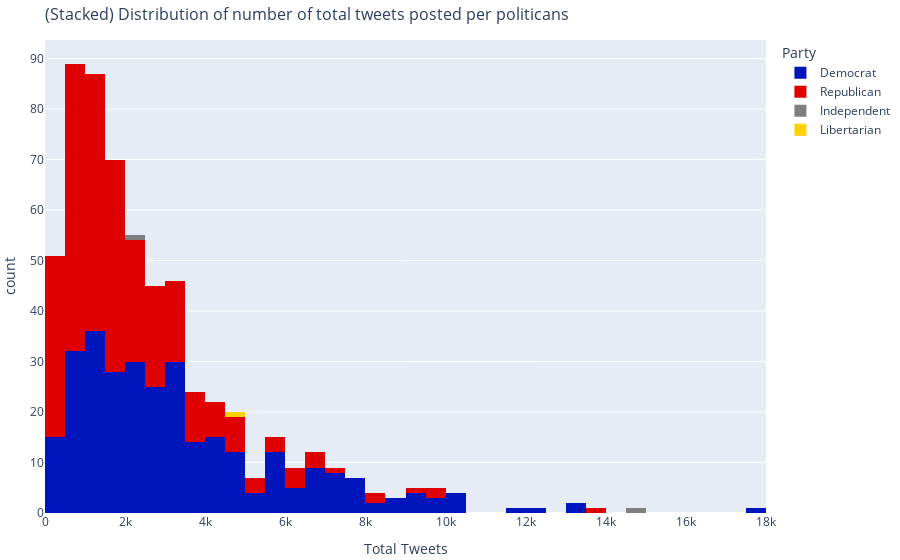

The cell this chart's notebook holds for it:
### Markdown cell above
# Distribution of tweets

### Code cell
fig = px.histogram(
    tweet_counts, 
    x="Total Tweets", 
    title='(Stacked) Distribution of number of total tweets posted per politicans',
    color='Party',
    color_discrete_sequence=color_discrete_sequence
)
fig.update_layout(
    margin=dict(b=5,l=5,r=5,t=40),
    titlefont_size=16,
)
# save for website
fig.write_html(
    file = "../web_app/plotly_files/tweet_distribution.html", 
    full_html = False,
    include_plotlyjs='cdn'
)
fig

### Figure 1 — Plotly figure (JSON) as saved in the notebook; plotly's stock layout.template omitted (floating-point values rounded to 4 significant figures; data arrays with more than 128 entries replaced by an {"elided": "..."} marker saying what was removed)
{"data": [{"alignmentgroup": "True", "bingroup": "x", "hovertemplate": "Party=Democrat<br>Total Tweets=%{x}<br>count=%{y}<extra></extra>", "legendgroup": "Democrat", "marker": {"color": "#0015BC"}, "name": "Democrat", "offsetgroup": "Democrat", "orientation": "v", "showlegend": true, "type": "histogram", "x": {"elided": "303 int values"}, "xaxis": "x", "yaxis": "y"}, {"alignmentgroup": "True", "bingroup": "x", "hovertemplate": "Party=Republican<br>Total Tweets=%{x}<br>count=%{y}<extra></extra>", "legendgroup": "Republican", "marker": {"color": "#DE0100"}, "name": "Republican", "offsetgroup": "Republican", "orientation": "v", "showlegend": true, "type": "histogram", "x": {"elided": "290 int values"}, "xaxis": "x", "yaxis": "y"}, {"alignmentgroup": "True", "bingroup": "x", "hovertemplate": "Party=Independent<br>Total Tweets=%{x}<br>count=%{y}<extra></extra>", "legendgroup": "Independent", "marker": {"color": "#7f7f7f"}, "name": "Independent", "offsetgroup": "Independent", "orientation": "v", "showlegend": true, "type": "histogram", "x": [2321, 14954], "xaxis": "x", "yaxis": "y"}, {"alignmentgroup": "True", "bingroup": "x", "hovertemplate": "Party=Libertarian<br>Total Tweets=%{x}<br>count=%{y}<extra></extra>", "legendgroup": "Libertarian", "marker": {"color": "#FED105"}, "name": "Libertarian", "offsetgroup": "Libertarian", "orientation": "v", "showlegend": true, "type": "histogram", "x": [4926], "xaxis": "x", "yaxis": "y"}], "layout": {"barmode": "relative", "legend": {"title": {"text": "Party"}, "tracegroupgap": 0}, "margin": {"b": 5, "l": 5, "r": 5, "t": 40}, "title": {"font": {"size": 16}, "text": "(Stacked) Distribution of number of total tweets posted per politicans"}, "xaxis": {"anchor": "y", "domain": [0, 1], "title": {"text": "Total Tweets"}}, "yaxis": {"anchor": "x", "domain": [0, 1], "title": {"text": "count"}}}}
